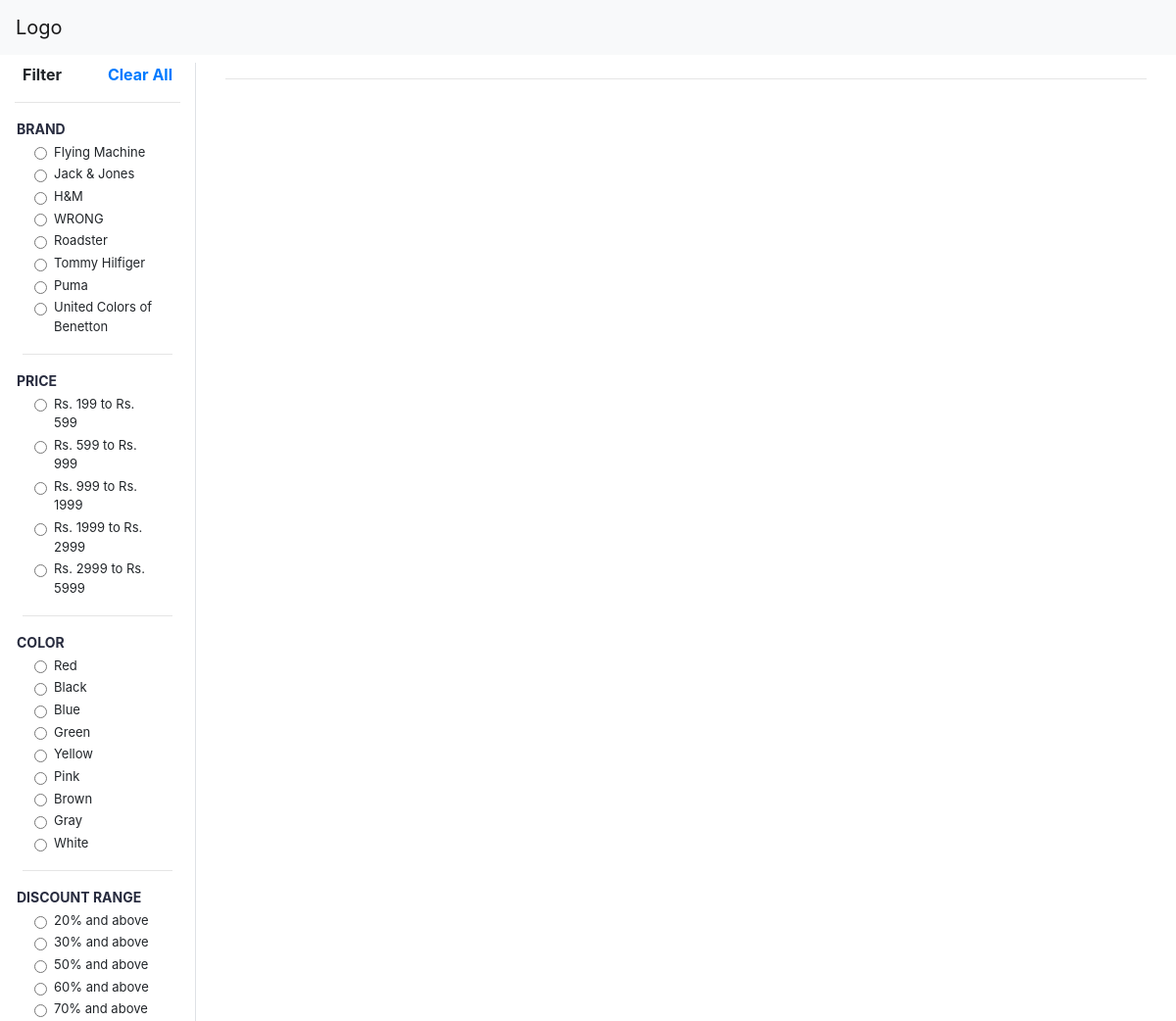
/Product-filter/index.php, run on the app's committed database.
### tables this page shows
CREATE TABLE `tbl_brands` (
  `brand_id` int(11) NOT NULL,
  `brand_name` varchar(255) NOT NULL,
  `status` int(2) NOT NULL DEFAULT 1
);

CREATE TABLE `tbl_colors` (
  `color_id` int(11) NOT NULL,
  `color_name` varchar(255) NOT NULL,
  `status` int(2) NOT NULL DEFAULT 1
);

### Product-filter/application/controllers/Filter_Controller.php (called while the page is built, shortened)
<?php
class Filter_Controller extends CI_Controller {
	public function __construct()
	{
		$this->load->helper("url");
		$this->load->model('filter_model');
	}
	public function index()
	{
		$data['brand_name'] = $this->filter_model->getBrandName();
		$data['color_name'] = $this->filter_model->getColorName();
		$data['size'] = $this->filter_model->getSize();
		$this->load->view('product_filter', $data);
	}
}

### Product-filter/index.php (called while the page is built, shortened)
<?php
require_once BASEPATH.'core/CodeIgniter.php';

### Product-filter/application/models/Filter_model.php (called while the page is built, shortened)
<?php
 class Filter_Model extends CI_Model
 {
    public function getBrandName()
    {
        $query = "SELECT brand_id,brand_name
                  FROM tbl_brands
                  WHERE status ='1'";
          $q = $this->db->query($query);
         if ($q->num_rows() > 0) {
                return $q->result_array();
           }
           else {
               return NULL;
           }
    }
    public function getColorName()
    {
        $query = "SELECT color_id,color_name
                  FROM tbl_colors
                  WHERE status ='1'";
          $q = $this->db->query($query);
         if ($q->num_rows() > 0) {
                return $q->result_array();
           }
           else {
               return NULL;
           }
    }
}

### Product-filter/application/views/product_filter.php (the view, shortened to what this page needs)
<!doctype html>
<html lang="en">
  <head>
    <link rel="stylesheet" href="https://cdn.jsdelivr.net/npm/bootstrap@4.6.2/dist/css/bootstrap.min.css">
   <link rel="stylesheet" href="https://cdnjs.cloudflare.com/ajax/libs/font-awesome/4.7.0/css/font-awesome.min.css">
  </head>
  <body>
<nav class="navbar navbar-expand-lg navbar-light bg-light mb-2">
  <a class="navbar-brand" href="#">Logo</a>
</nav>
    <div class="container-fluid">
        <div class="row">
            <div class="col-md-2 border border-left-0 border-top-0 border-bottom-0">
                <div class="filter">
                    <span class="pl-2"><strong>Filter</strong></span>
                    <a class="float-right alert-link text-decoration-none pr-2" href="">Clear All</a>
                    <hr>
                    <div id="categories">BRAND</div>
                    <form name="brandForm" id="brandForm">
                    <ul class="list-group" id="brand_id">
                      <?php foreach($brand_name as $row): ?>
                        <li class="list-group-item border-0">
                            <div class="form-check">
                                <input class="form-check-input" type="radio" name="brand_name" id="<?php echo $row['brand_id']; ?>" value="<?php echo $row['brand_id']; ?>">
                                <label class="form-check-label" for="exampleRadios2">
                                <?php echo $row['brand_name']; ?>
                                </label>
                              </div>
                        </li>
                        <?php endforeach; ?>
                      </ul>
                      </form>
                      <div class="mx-2"><hr></div>
                    <div id="categories">PRICE</div>
                    <form name="priceForm" id="priceForm">
                    <ul class="list-group">
                        <li class="list-group-item border-0">
                            <div class="form-check">
                                <input class="form-check-input" type="radio" name="price" id="" value="1">
                                <label class="form-check-label" for="exampleRadios2">
                                    Rs. 199 to Rs. 599
                                </label>
                              </div>
                        </li>
                        <li class="list-group-item border-0">
                            <div class="form-check">
                                <input class="form-check-input" type="radio" name="price" id="" value="2">
                                <label class="form-check-label" for="exampleRadios2">
                                    Rs. 599 to Rs. 999
                                </label>
                              </div>
                        </li>
                        <li class="list-group-item border-0">
                            <div class="form-check">
                                <input class="form-check-input" type="radio" name="price" id="" value="3">
                                <label class="form-check-label" for="exampleRadios2">
                                    Rs. 999 to Rs. 1999
                                </label>
                              </div>
                        </li>
                        <li class="list-group-item border-0">
                            <div class="form-check">
                                <input class="form-check-input" type="radio" name="price" id="" value="4">
                                <label class="form-check-label" for="exampleRadios2">
                                    Rs. 1999 to Rs. 2999
                                </label>
                              </div>
                        </li>
                        <li class="list-group-item border-0">
                            <div class="form-check">
                                <input class="form-check-input" type="radio" name="price" id="" value="5">
                                <label class="form-check-label" for="exampleRadios2">
                                    Rs. 2999 to Rs. 5999
                                </label>
                              </div>
                        </li>
                      </ul>
                      </form>
                      <div class="mx-2"><hr></div>
                      <div id="categories">COLOR</div>
                      <form id="colorForm" name="colorForm">
                      <ul class="list-group">
                      <?php foreach($color_name as $row): ?>
                        <li class="list-group-item border-0">
                            <div class="form-check">
                                <input class="form-check-input" type="radio" name="color_name" id="<?php echo $row['color_id']; ?>" value="<?php echo $row['color_id']; ?>">
                                <label class="form-check-label" for="exampleRadios2">
                                <?php echo $row['color_name']; ?>
                                </label>
                              </div>
                        </li>
                        <?php endforeach; ?>
                      </ul>
                      </form>
                      <div class="mx-2"><hr></div>
                    <div id="categories">DISCOUNT RANGE</div>
                    <form id="discountForm" name="discountForm">
                    <ul class="list-group">
                        <li class="list-group-item border-0">
                            <div class="form-check">
                                <input class="form-check-input" type="radio" name="discount" id="" value="1">
                                <label class="form-check-label" for="exampleRadios2">
                                   20% and above
                                </label>
                              </div>
                        </li>
                        <li class="list-group-item border-0">
                            <div class="form-check">
                                <input class="form-check-input" type="radio" name="discount" id="" value="2">
                                <label class="form-check-label" for="exampleRadios2">
                                30% and above
                                </label>
                              </div>
                        </li>
                        <li class="list-group-item border-0">
                            <div class="form-check">
                                <input class="form-check-input" type="radio" name="discount" id="" value="3">
                                <label class="form-check-label" for="exampleRadios2">
                                50% and above
                                </label>
                              </div>
                        </li>
                        <li class="list-group-item border-0">
                            <div class="form-check">
                                <input class="form-check-input" type="radio" name="discount" id="" value="4">
                                <label class="form-check-label" for="exampleRadios2">
                                60% and above
                                </label>
                              </div>
                        </li>
                        <li class="list-group-item border-0">
                            <div class="form-check">
                                <input class="form-check-input" type="radio" name="discount" id="" value="5">
                                <label class="form-check-label" for="exampleRadios2">
                                70% and above
                                </label>
                              </div>
                        </li>
                      </ul>
                      </form>
                   </div>
            </div>
            <div class="col-md-10">
                  <div class="border border-0 products">
                  <div class="container-fluid">
                      <hr>
                    </div>
                </div>
            </div>
        </div>
    </div>
  </body>
</html>

### Product-filter/application/views/product_filter.php (style rules this page uses)
.filter { height: auto; min-height: 100vh; overflow:auto; }
.list-group { font-size: small; }
.products { height: auto; min-height: 100vh; overflow:auto; }
#categories { font-weight: 700; text-transform: uppercase; font-size: 14px; margin: 10px 0 2px; clear: both; color: #282c3f; display: block; padding-left: 2px; }
.list-group-item { padding: 0.1rem 1.25rem !important; }

### data on the page
tbl_brands: brand_name "Flying Machine"
tbl_brands: brand_name "Jack & Jones"
tbl_brands: brand_name "H&M"
tbl_brands: brand_name "WRONG"
tbl_brands: brand_name "Roadster"
tbl_brands: brand_name "Tommy Hilfiger"
tbl_brands: brand_name "Puma"
tbl_brands: brand_name "United Colors of Benetton"
tbl_colors: color_name "Red"
tbl_colors: color_name "Black"
tbl_colors: color_name "Blue"
tbl_colors: color_name "Green"
tbl_colors: color_name "Yellow"
tbl_colors: color_name "Pink"
tbl_colors: color_name "Brown"
tbl_colors: color_name "Gray"
tbl_colors: color_name "White"
